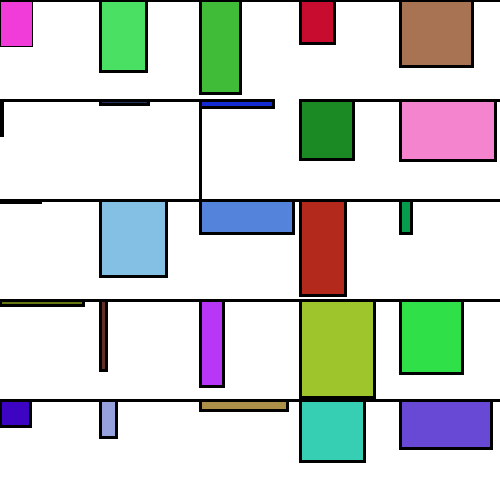
Frame 1 (no input)
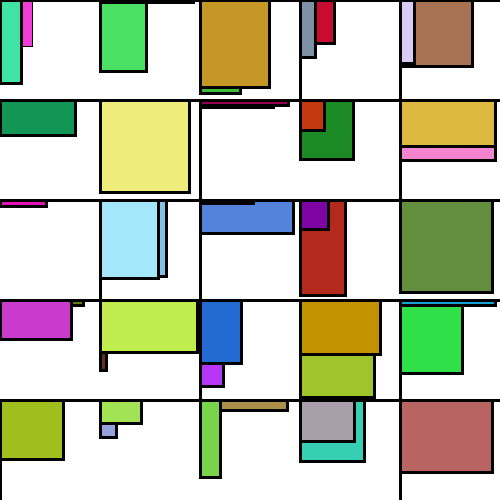
Frame 2 (the mouse pressed at the canvas centre, redrawn once)

The Processing sketch that drew these frames (run headless with seeded random() and noise(); the mouse was pressed at the canvas centre and the sketch redrawn once):

// Processing sketch: MondrianV3
// ── MondrianV3.pde
float SPACING = width;
float PROBABILITY = 0.8;

int randW = round(random(width));
int randH = round(random(height));



void setup() {
  size(500, 500);
  background(255);
  
  noLoop();

}


void draw() {

  // Make rects and lines
  for (int x = 0; x < width; x += SPACING) {
    for (int y = 0; y < height; y += SPACING) {
        fill(random(255), random(255), random(255));
        rect(x, y, round(random(SPACING)), round(random(SPACING)));
        
        if (random(1) < PROBABILITY){
        strokeWeight(3);
        line(x, y, x + randW + SPACING, y);
        } else {
        line(x, y, x, y + randH + SPACING);
        
        }
       
    }
  }
  
  print(frameCount);
  
  
}
